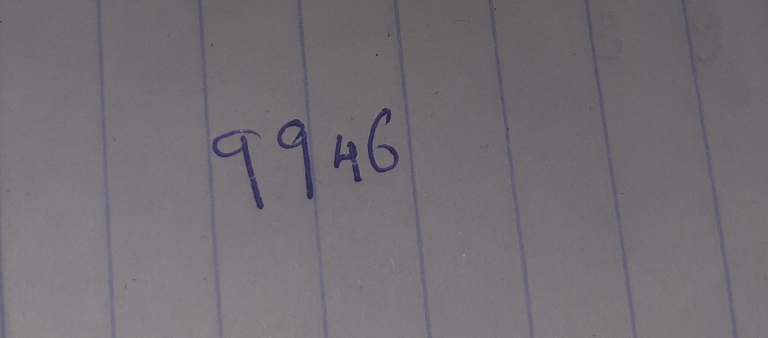
#> input picture tests/fixtures/20261015_024707.jpg, 1536 x 675 px (shown at 1/2 size); its folder holds only this picture in this run
$ python -i segmentation.py   (imports and definitions only)
#> lines starting #> are read from the running program, lines starting #| are printed output that depends on the picture; after the words box and inside, x2 and y2 are one past the last pixel; in counts of white or black regions, pixels touching at a corner belong together
"""Segment 2–5 clearly separated or lightly touching handwritten digits.

Experimental segmentation, not general document OCR. An optional `expected_digits`
lets a user supply the number of characters (not their identities).
"""

from dataclasses import dataclass

import cv2
import numpy as np
from PIL import Image


@dataclass(frozen=True)
class DigitSegment:
    image: Image.Image
    box: tuple[int, int, int, int]


# [11 lines left out: function _prepare, not called in this run]


def _segment_blue_ink(image, max_digits, expected_digits):
    """Find blue/purple ink components at several contrast levels.

    This path is used only when the extracted components form a plausible
    single line of handwriting. Other inputs retain the grayscale fallback.
    """
    if image.mode not in ("RGB", "RGBA", "P"):
        return None

    rgb = image.convert("RGB")
    original_width, original_height = rgb.size
    rgb.thumbnail((1200, 800), Image.Resampling.LANCZOS)
    pixels = np.asarray(rgb, dtype=np.int16)
    height, width = pixels.shape[:2]
    blue_minus_red = pixels[:, :, 2] - pixels[:, :, 0]
    blue_minus_green = pixels[:, :, 2] - pixels[:, :, 1]

    attempts = []
    for red_threshold, green_threshold in ((22, 12), (15, 8), (10, 5)):
        mask = (
            np.uint8(
                (blue_minus_red >= red_threshold)
                & (blue_minus_green >= green_threshold)
            )
            * 255
        )

        # Remove almost full-height notebook ruling without erasing short digit strokes.
        vertical = cv2.morphologyEx(
            mask,
            cv2.MORPH_OPEN,
            cv2.getStructuringElement(
                cv2.MORPH_RECT,
                (1, max(30, int(0.68 * height))),
            ),
        )
        mask = cv2.subtract(mask, vertical)

        count, _, stats, _ = cv2.connectedComponentsWithStats(mask, 8)
        min_area = max(25, round(width * height * 0.00012))
        candidates = []
        for index in range(1, count):
            x, y, bw, bh, area = map(int, stats[index])
            if area < min_area or bh < max(10, 0.043 * height) or bw < 5:
                continue
            if bh > height * 0.50 or bw > width * 0.38:
                continue
            if x <= 1 or y <= 1 or x + bw >= width - 1 or y + bh >= height - 1:
                continue
            if bw > 5 * bh:
                continue
            candidates.append((x, y, bw, bh, area))
        if len(candidates) < 2:
            continue

        candidates.sort(key=lambda part: part[4], reverse=True)
        seed = candidates[0]
        seed_center = seed[1] + seed[3] / 2
        aligned = [
            part
            for part in candidates
            if abs(part[1] + part[3] / 2 - seed_center)
            <= max(18, height * 0.13, seed[3] * 0.75)
            and part[4] >= 0.09 * seed[4]
            and part[3] >= 0.18 * seed[3]
        ]
        if len(aligned) < 2:
            continue

        # Prefer complete connected strokes. Tiny detached strokes belong to an
        # existing digit if their horizontal footprints overlap substantially.
        aligned.sort(key=lambda part: part[0])
        merged = []
        for part in aligned:
            x, y, bw, bh, area = part
            target = None
            for k, (mx, my, mw, mh, ma) in enumerate(merged):
                overlap = max(0, min(x + bw, mx + mw) - max(x, mx))
                gap_y = max(0, max(y, my) - min(y + bh, my + mh))
                if overlap >= 0.48 * min(bw, mw) and gap_y <= 0.08 * height:
                    target = k
                    break
            if target is None:
                merged.append(part)
            else:
                mx, my, mw, mh, ma = merged[target]
                nx, ny = min(x, mx), min(y, my)
                nr, nb = max(x + bw, mx + mw), max(y + bh, my + mh)
                merged[target] = (nx, ny, nr - nx, nb - ny, area + ma)
        merged.sort(key=lambda part: part[0])
        if not 2 <= len(merged) <= max_digits:
            continue
        if expected_digits is not None and len(merged) != expected_digits:
            continue

        # Reject candidate groups that are wildly different in height, or which
        # overlap heavily enough that one digit may have been detected twice.
        heights = [part[3] for part in merged]
        typical_height = float(np.median(heights))
        if min(heights) < max(11, 0.55 * typical_height):
            continue
        if max(heights) > 2.6 * typical_height:
            continue
        if any(
            second[0] < first[0] + first[2] - 0.35 * min(first[2], second[2])
            for first, second in zip(merged, merged[1:])
        ):
            continue
        if any(
            second[0] - (first[0] + first[2]) > 1.7 * typical_height
            for first, second in zip(merged, merged[1:])
        ):
            continue

        attempts.append((len(merged), red_threshold, mask, merged))

    if not attempts:
        return None

    # A second character detected consistently at a relaxed threshold is more
    # useful than a strict mask that discarded much of a thin handwritten digit.
    # Prefer the strictest threshold among candidates with the same region count.
    attempts.sort(key=lambda attempt: (-attempt[0], -attempt[1]))
    _, _, mask, regions = attempts[0]

    sx, sy = original_width / width, original_height / height
    segments = []
    for x, y, bw, bh, _ in regions:
        # Retain all ink within the region's bounding box in this chosen mask.
        ink = mask[y : y + bh, x : x + bw]
        pad = max(5, round(0.23 * max(bw, bh)))
        crop = np.full((bh + 2 * pad, bw + 2 * pad), 255, dtype=np.uint8)
        crop[pad : pad + bh, pad : pad + bw] = 255 - ink
        segments.append(
            DigitSegment(
                Image.fromarray(crop),
                (
                    round(x * sx),
                    round(y * sy),
                    round((x + bw) * sx),
                    round((y + bh) * sy),
                ),
            )
        )
    return segments


def _segment_clean_canvas(image, max_digits, expected_digits):
    """Find individual black strokes on a uniformly white drawing canvas.

    The canvas has neither page ruling nor camera shadows, so the photographed-
    paper heuristic should not be used here. Returns None for ordinary photos.
    """
    if image.mode in ("RGBA", "LA") or "transparency" in image.info:
        rgba = image.convert("RGBA")
        white = Image.new("RGBA", rgba.size, (255, 255, 255, 255))
        image = Image.alpha_composite(white, rgba).convert("RGB")
    rgb = np.asarray(image.convert("RGB"), dtype=np.uint8)
    height, width = rgb.shape[:2]
    if height < 24 or width < 24:
        return None

    # Do not treat photographed paper as the drawing canvas.
    white_share = np.mean(np.min(rgb, axis=2) >= 245)
    if white_share < 0.76:
        return None

    gray = cv2.cvtColor(rgb, cv2.COLOR_RGB2GRAY)
    ink = np.uint8(gray < 175) * 255
    ink_fraction = np.mean(ink > 0)
    if not 0.002 <= ink_fraction <= 0.40:
        return None

    # Screenshots can include a thin black border at their bottom edge.
    # Do not remove a real digit stroke unless the row spans almost the canvas.
    for y in range(height):
        if np.mean(ink[y] > 0) > 0.85:
            ink[y] = 0

    count, _, stats, _ = cv2.connectedComponentsWithStats(ink, 8)
    min_area = max(16, round(width * height * 0.0002))
    components = []
    for index in range(1, count):
        x, y, w, h, area = map(int, stats[index])
        if area < min_area or h < max(8, round(height * 0.12)):
            continue
        if w > 0.72 * width and h < height * 0.25:
            continue
        components.append((x, y, w, h))

    if not components:
        raise ValueError("No handwritten strokes found on the drawing canvas.")

    # A digit may consist of detached strokes. Merge components with matching
    # horizontal footprints, but not adjacent digits separated by a gap.
    components.sort(key=lambda item: item[0])
    merged = []
    for x, y, w, h in components:
        if merged:
            mx, my, mw, mh = merged[-1]
            overlap = min(x + w, mx + mw) - max(x, mx)
            if overlap >= max(3, 0.1 * min(w, mw)):
                left, top = min(x, mx), min(y, my)
                right, bottom = max(x + w, mx + mw), max(y + h, my + mh)
                merged[-1] = (left, top, right - left, bottom - top)
                continue
        merged.append((x, y, w, h))

    if expected_digits is not None and len(merged) < expected_digits:
        merged = _split_widest_ink_region(ink, merged, expected_digits)

    if not 2 <= len(merged) <= max_digits:
        raise ValueError(
            f"Found {len(merged)} plausible digit(s) on the canvas. "
            "Separate overlapping strokes or try the expected-digit count."
        )
    if expected_digits is not None and len(merged) != expected_digits:
        raise ValueError(
            f"Detected {len(merged)} digits, but you selected {expected_digits}. "
            "Please check the drawing or try again."
        )

    results = []
    for x, y, w, h in merged:
        patch = ink[y : y + h, x : x + w]
        pad = max(5, round(0.20 * max(w, h)))
        crop = np.full((h + 2 * pad, w + 2 * pad), 255, np.uint8)
        crop[pad : pad + h, pad : pad + w] = 255 - patch
        results.append(DigitSegment(Image.fromarray(crop), (x, y, x + w, y + h)))
    return results


# [31 lines left out: function _split_widest_ink_region, not called in this run]


def segment_digits(image, *, max_digits=5, expected_digits=None):
    if not 2 <= max_digits <= 20:
        raise ValueError("max_digits must be between 2 and 20.")
    if expected_digits is not None and not 2 <= expected_digits <= max_digits:
        raise ValueError("expected_digits must be between 2 and max_digits.")
    canvas_segments = _segment_clean_canvas(image, max_digits, expected_digits)
    if canvas_segments is not None:
        return canvas_segments
    color_segments = _segment_blue_ink(image, max_digits, expected_digits)
    if color_segments is not None:
        return color_segments
    gray, (ow, oh) = _prepare(image)
    h, w = gray.shape
    if h < 24 or w < 24:
        raise ValueError("Image is too small for recognition.")
    # Local background removal works better than global Otsu on uneven paper.
    background = cv2.GaussianBlur(gray, (0, 0), sigmaX=max(7, min(h, w) / 35))
    if np.median(gray) >= 128:
        contrast = cv2.subtract(background, gray)
        background_fill = 255
    else:
        contrast = cv2.subtract(gray, background)
        background_fill = 0
    # Strong handwritten strokes are dark relative to nearby paper.
    # Reject weak rule lines and most paper texture.
    positive = contrast[contrast > 5]
    if positive.size < 20:
        raise ValueError("No clear handwriting detected.")
    threshold = max(15, min(38, float(np.percentile(positive, 72)) * 0.55))
    mask = np.uint8(contrast > threshold) * 255
    # Remove thin rules spanning much of the image, not individual digit bars.
    long_width = max(35, round(w * 0.38))
    horizontal = cv2.morphologyEx(
        mask, cv2.MORPH_OPEN, cv2.getStructuringElement(cv2.MORPH_RECT, (long_width, 1))
    )
    mask = cv2.subtract(mask, horizontal)
    n, labels, stats, centroids = cv2.connectedComponentsWithStats(mask, 8)
    min_area = max(18, int(w * h * 0.00024))
    candidates = []
    for i in range(1, n):
        x, y, bw, bh, area = map(int, stats[i])
        if area < min_area or bh < max(9, h * 0.045) or bw < max(3, w * 0.008):
            continue
        if bw > 0.78 * w or bh > 0.75 * h:
            continue
        if bw > bh * 6:
            continue
        if (x == 0 or y == 0 or x + bw >= w or y + bh >= h) and area < 3 * min_area:
            continue
        candidates.append((i, x, y, bw, bh, area))
    if not candidates:
        raise ValueError("No usable handwriting regions detected.")
    # Select dominant writing rather than paper wrinkles and tiny marks.
    # Group components by the writing line's vertical center.
    interior = [
        c
        for c in candidates
        if c[1] > 0.015 * w
        and c[1] + c[3] < 0.985 * w
        and c[2] > 0.015 * h
        and c[2] + c[4] < 0.985 * h
    ]
    eligible = interior or candidates
    peak_area = max(c[5] for c in eligible)
    dominant = [c for c in eligible if c[5] >= 0.23 * peak_area]
    best_group = []
    best_mass = -1
    for seed in dominant:
        _, _, sy, _, sh, _ = seed
        cy = sy + sh * 0.5
        group = [
            c for c in dominant if abs(c[2] + c[4] * 0.5 - cy) <= max(24, 0.12 * h)
        ]
        mass = sum(c[5] for c in group)
        if mass > best_mass:
            best_group, best_mass = group, mass
    # Allow nearby detached pen strokes with same text line.
    left = max(0, min(c[1] for c in best_group) - round(w * 0.006))
    right = min(w, max(c[1] + c[3] for c in best_group) + round(w * 0.006))
    top = max(0, min(c[2] for c in best_group) - round(h * 0.012))
    bottom = min(h, max(c[2] + c[4] for c in best_group) + round(h * 0.012))
    if right - left < 20 or bottom - top < 15:
        raise ValueError("Unable to isolate a handwritten number.")
    # Keep components whose centers align with dominant writing area, but do not
    # demand that the whole number is connected (important for disconnected strokes).
    roi = mask[top:bottom, left:right]
    raw = np.sum(roi > 0, axis=0).astype(np.float32)
    if np.count_nonzero(raw) < 12:
        raise ValueError("Insufficient digit strokes to segment.")
    first, last = np.flatnonzero(raw > 0)[[0, -1]]
    raw = raw[first : last + 1]
    left += int(first)
    right = left + len(raw)
    width = len(raw)
    if width < 20:
        raise ValueError("The detected number is too narrow.")
    sigma = max(1.2, width / 120)
    smooth = cv2.GaussianBlur(raw.reshape(1, -1), (0, 0), sigmaX=sigma)[0]
    # Choose vertical cuts at low-ink valleys; cuts may cross a small overlap.
    minimum_spacing = max(7, round(width / (max_digits * 1.65)))
    local_min = []
    for j in range(minimum_spacing, width - minimum_spacing):
        if smooth[j] <= smooth[j - 1] and smooth[j] <= smooth[j + 1]:
            local_min.append(j)
    # Remove near-duplicate minima (flat valleys) via greedy scoring.
    density = float(np.percentile(smooth, 65))
    if expected_digits is None:
        # One split per low-ink *interval*, not one per pixel-wise minimum.
        # This avoids splitting a wide blank gap into several fake digits.
        low = smooth < max(2.0, density * 0.50)
        indexes = np.flatnonzero(low)
        groups = (
            np.split(indexes, np.where(np.diff(indexes) > 1)[0] + 1)
            if indexes.size
            else []
        )
        cuts = []
        for group in groups:
            if group.size == 0:
                continue
            center = int(group[len(group) // 2])
            if minimum_spacing <= center <= width - minimum_spacing:
                cuts.append(center)
        # Too many plausible boundaries means we cannot identify digits safely.
        if not 1 <= len(cuts) <= max_digits - 1:
            raise ValueError(
                f"Found {len(cuts) + 1} candidate digit regions; expected 2–{max_digits}. "
                "Try a tighter crop or select the expected digit count."
            )
    else:
        # With number of digits known, search all candidate cut combinations with
        # a mild width regularizer to prevent tiny fragments.
        from itertools import combinations

        count = expected_digits
        pool = sorted(local_min, key=lambda j: float(smooth[j]))[:35]
        if len(pool) < count - 1:
            raise ValueError("Not enough potential digit boundaries.")
        desired = width / count
        best = None
        cuts = None
        for proposed in combinations(sorted(pool), count - 1):
            spans = np.diff([0, *proposed, width])
            if np.min(spans) < max(6, width / (count * 2.5)):
                continue
            score = sum(float(smooth[j]) for j in proposed) + density * 0.40 * sum(
                ((span - desired) / desired) ** 2 for span in spans
            )
            if best is None or score < best:
                best = score
                cuts = list(proposed)
        if cuts is None:
            raise ValueError(
                "Cannot identify plausible splits. Write the digits with more space."
            )
    edges = [0, *cuts, width]
    result = []
    for a, b in zip(edges[:-1], edges[1:]):
        if b - a < max(5, width / (max_digits * 3)):
            raise ValueError("Detected an implausibly narrow digit region.")
        part = mask[top:bottom, left + a : left + b]
        ys, xs = np.where(part > 0)
        if ys.size < 10:
            raise ValueError("A proposed digit region contains too little ink.")
        x0 = left + a + int(xs.min())
        x1 = left + a + int(xs.max()) + 1
        y0 = top + int(ys.min())
        y1 = top + int(ys.max()) + 1
        # Binarized crop eliminates ruled-paper/shadow artifacts before the
        # per-digit pipeline; use visible foreground for white-paper style.
        data = part[
            int(ys.min()) : int(ys.max()) + 1, int(xs.min()) : int(xs.max()) + 1
        ]
        # NB: x is local to the segment.
        pad = max(5, round(0.23 * max(data.shape)))
        crop = np.full(
            (data.shape[0] + 2 * pad, data.shape[1] + 2 * pad),
            background_fill,
            dtype=np.uint8,
        )
        if background_fill == 255:
            crop[pad : pad + data.shape[0], pad : pad + data.shape[1]] = 255 - data
        else:
            crop[pad : pad + data.shape[0], pad : pad + data.shape[1]] = data
        sx = ow / w
        sy = oh / h
        result.append(
            DigitSegment(
                Image.fromarray(crop),
                (round(x0 * sx), round(y0 * sy), round(x1 * sx), round(y1 * sy)),
            )
        )
    if not 2 <= len(result) <= max_digits:
        raise ValueError(f"Detected {len(result)} regions, expected 2–{max_digits}.")
    return result

>>> from PIL import Image
>>> picture = Image.open('../tests/fixtures/20261015_024707.jpg')
#> picture is the input picture: PIL image 1536x675 RGB; mean R, G, B 115.6, 110.6, 115.3
>>> result = segment_digits(picture)
#> in _segment_clean_canvas, `white_share = np.mean(np.min(rgb, axis=2) >= 245)`: white_share = 0
#> in _segment_blue_ink, `rgb.thumbnail((1200, 800), Image.Resampling.LANCZOS)`:
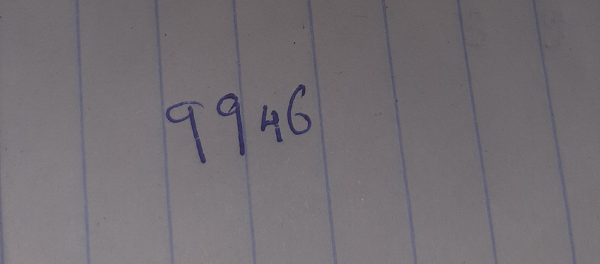
#> rgb: PIL image 1200x527 RGB (shown at 1/2 size); mean R, G, B 115.6, 110.6, 115.3
#> in _segment_blue_ink, `blue_minus_red = pixels[:, :, 2] - pixels[:, :, 0]`:
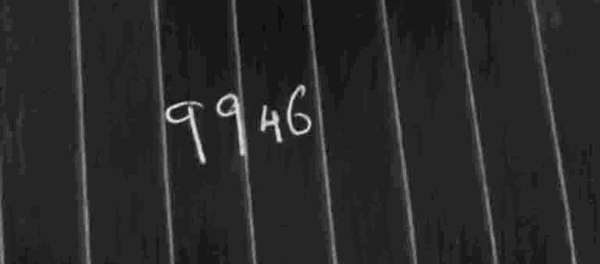
#> blue_minus_red: shape (527, 1200) int16 (shown at 1/2 size); min -9, max 44, mean -0.3; drawn with min black and max white
#> the loop in _segment_blue_ink, `for red_threshold, green_threshold in ((22, 12), (15, 8), (10, 5)):` made 3 passes
#> count on passes 1 to 3: 17, 160, 13
#> pass 1, in _segment_blue_ink, `mask = ( np.uint8( (blue_minus_red >= red_threshold) & (blue_minus_gre..`:
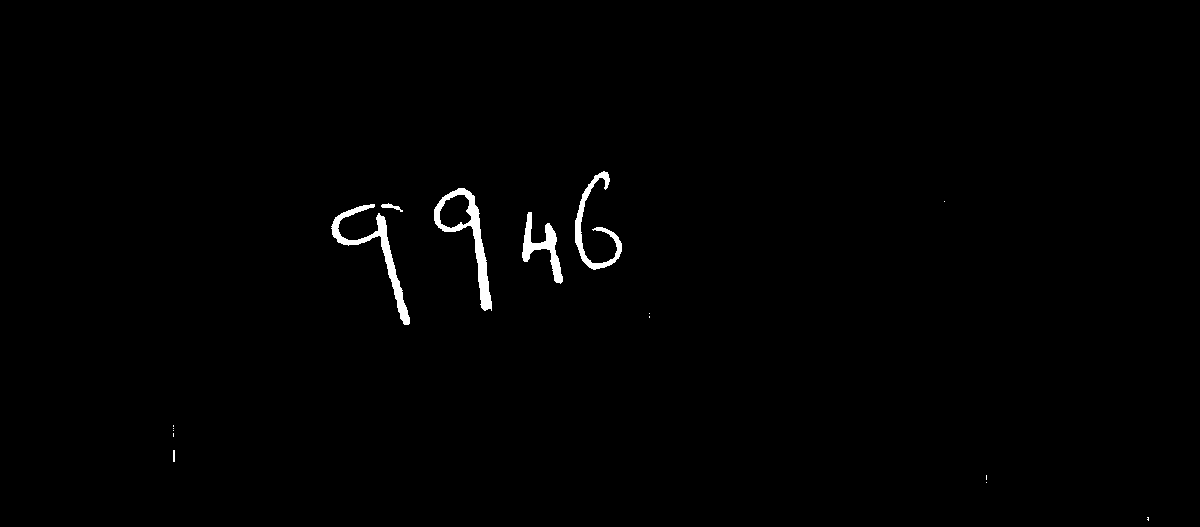
#> mask: shape (527, 1200); 0.81% white; 16 white regions (10 under 20 px), largest, box (x1, y1, x2, y2) and area: (434, 188, 492, 311) 1550, (331, 204, 410, 325) 1470, (575, 171, 622, 270) 1021, (522, 212, 563, 284) 943, (381, 203, 403, 212) 76, (173, 450, 175, 462) 24
#> pass 3, in _segment_blue_ink, `mask = ( np.uint8( (blue_minus_red >= red_threshold) & (blue_minus_gre..`:
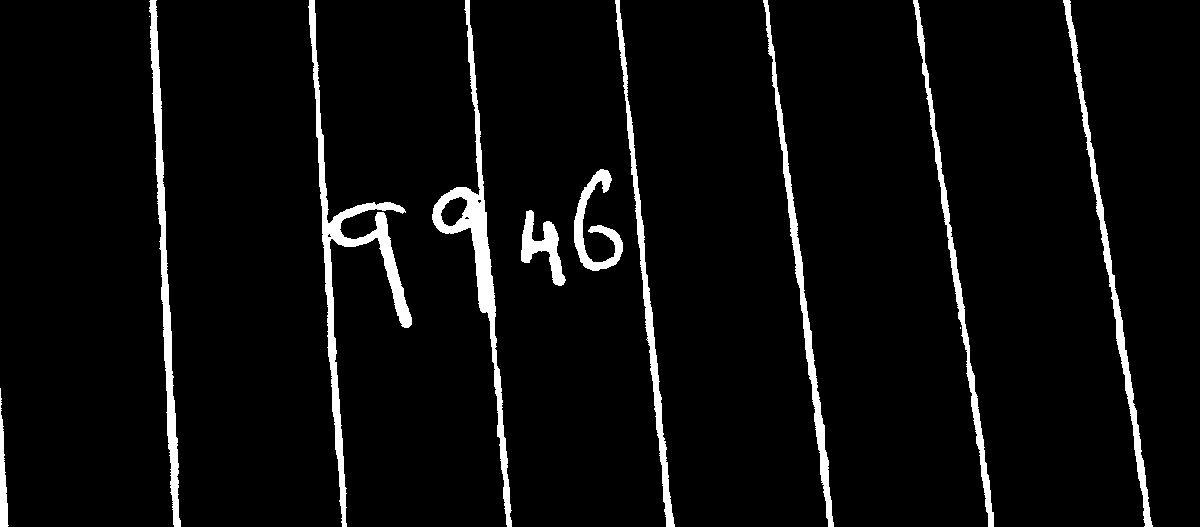
#> mask: shape (527, 1200); 4.9% white; 12 white regions (2 under 20 px), largest, box (x1, y1, x2, y2) and area: (308, 0, 412, 527) 5769, (432, 0, 512, 527) 5035, (149, 0, 181, 527) 3873
#> after the loop in _segment_blue_ink, `for red_threshold, green_threshold in ((22, 12), (15, 8), (10, 5)):`: attempts = 2 items
#> in _segment_blue_ink, `_, _, mask, regions = attempts[0]`: regions = [(331, 204, 79, 121, 1470), (434, 188, 58, 123, 1550), (522, 212, 41, 72, 943), (575, 171, 47, 99, 1021)]
#> the loop in _segment_blue_ink, `for x, y, bw, bh, _ in regions: # Retain all ink within the region's b..` made 4 passes
#> (x, y, bw, bh, pad) on passes 1 to 4: (331, 204, 79, 121, 28), (434, 188, 58, 123, 28), (522, 212, 41, 72, 17), (575, 171, 47, 99, 23)
#> pass 1, in _segment_blue_ink, `ink = mask[y : y + bh, x : x + bw]`:
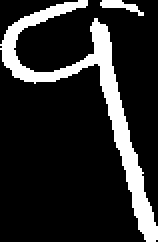
#> ink: shape (121, 79) (shown 2 times larger); 16.2% white; 2 white regions, box (x1, y1, x2, y2) and area: (0, 0, 79, 121) 1470, (50, 0, 72, 8) 75
#> pass 2, in _segment_blue_ink, `ink = mask[y : y + bh, x : x + bw]`:
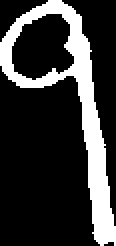
#> ink: shape (123, 58) (shown 2 times larger); 21.7% white; 1 white region, box (x1, y1, x2, y2) and area: (0, 0, 58, 123) 1550
#> after the loop in _segment_blue_ink, `for x, y, bw, bh, _ in regions:`:
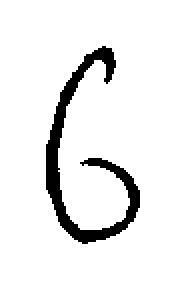
#> crop: shape (145, 93) (shown 2 times larger); 92.4% white; 1 black region, box (x1, y1, x2, y2) and area: (23, 23, 70, 122) 1021
#> after the loop in _segment_blue_ink, `for x, y, bw, bh, _ in regions:`: segments = 4 items
#> result = 4 items
